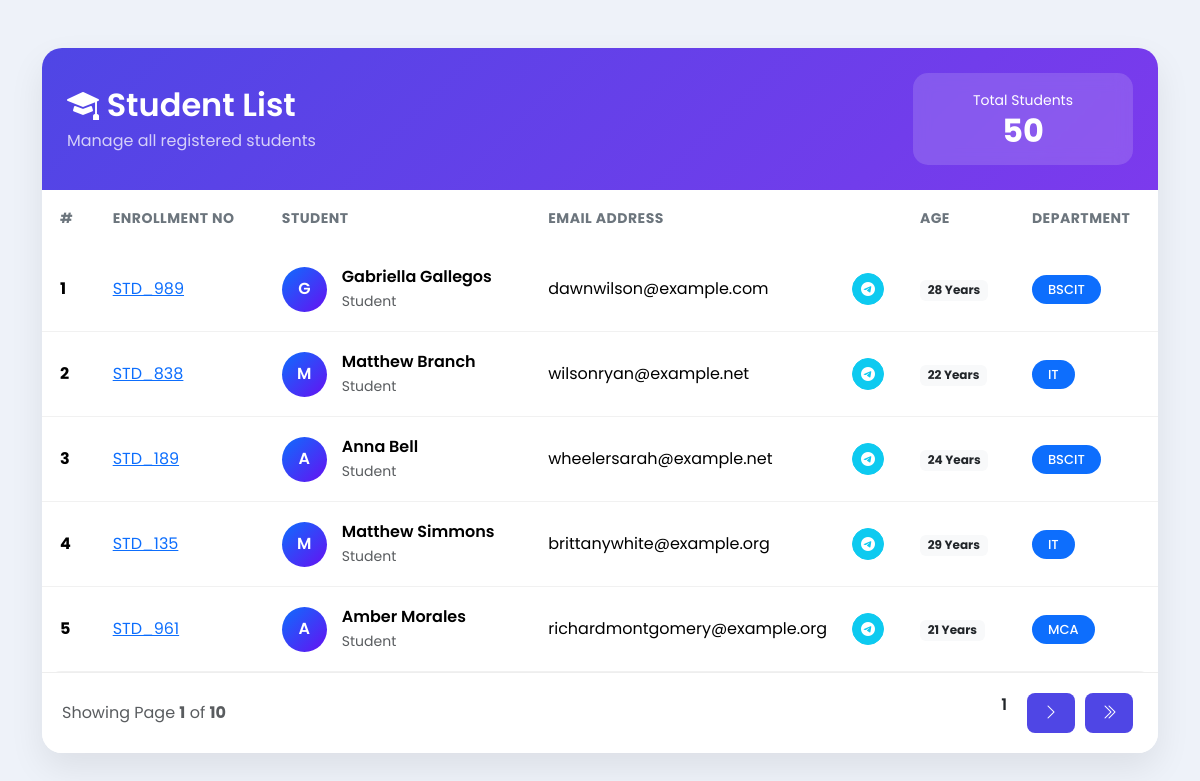
The page / on the database its author committed.
### myapp/models.py (models this page shows)
class Student(models.Model):
    en_no = models.ForeignKey(Enrollment,on_delete=models.CASCADE)
    dept = models.ForeignKey(Dept,on_delete=models.CASCADE)
    name = models.CharField(max_length=20)
    email = models.CharField(max_length=50)
    age = models.IntegerField()

class Enrollment(models.Model):
    en_no = models.CharField(max_length=20)

class Dept(models.Model):
    name = models.CharField(max_length=20)

### myapp/views.py (the view)
# urls.py: path("",index,name="index"),
def index(request):
    students = Student.objects.all()
    paginator = Paginator(students, 5)
    page_number = request.GET.get("page")
    page_obj = paginator.get_page(page_number)
    return render(request,"index.html",{'students':page_obj})

### myapp/templates/index.html (shortened to what this page needs)
<!DOCTYPE html>
<html lang="en">
<head>
    <link href="https://cdn.jsdelivr.net/npm/bootstrap@5.3.3/dist/css/bootstrap.min.css" rel="stylesheet">
    <link href="https://cdn.jsdelivr.net/npm/bootstrap-icons@1.11.3/font/bootstrap-icons.css" rel="stylesheet">
</head>
<body>
    <div class="container py-5">
        <div class="card student-card">
            <div class="student-header">
                <div class="d-flex justify-content-between align-items-center flex-wrap">
                    <div>
                        <h2 class="title">
                            <i class="bi bi-mortarboard-fill"></i>
                            Student List
                        </h2>
                        <p class="mb-0 opacity-75">
                            Manage all registered students
                        </p>
                    </div>
                    <div class="total-box text-center mt-3 mt-md-0">
                        <small>Total Students</small>
                        <h2>{{ students.paginator.count }}</h2>
                    </div>
                </div>
            </div>
            <div class="table-responsive">
                <table class="table align-middle">
                    <thead>
                        <tr>
                            <th>#</th>
                            <th>Enrollment No</th>
                            <th>Student</th>
                            <th>Email Address</th>
                            <th>Age</th>
                            <th>Department</th>
                        </tr>
                    </thead>
                    <tbody>
                        {% for student in students %}
                        <tr>
                            <td>
                                <strong>{{ forloop.counter }}</strong>
                            </td>
                            <td>
                                <a href="{%url 'report'%}?id={{student.id}}&action=display">
                                    {{ student.en_no.en_no }}
                                </a>
                            </td>
                            <td>
                                <div class="d-flex align-items-center">
                                    <div class="student-avatar">
                                        {{ student.name|slice:":1"|upper }}
                                    </div>
                                    <div>
                                        <div class="fw-semibold">
                                            {{ student.name }}
                                        </div>
                                        <small class="text-muted">
                                            Student
                                        </small>
                                    </div>
                                </div>
                            </td>
                            <td>
                                <div class="d-flex justify-content-between align-items-center">
                                    <span>{{ student.email }}</span>
                                    <a href="{% url 'report' %}?id={{ student.id }}&action=email"
                                        class="btn btn-sm btn-info rounded-circle d-flex align-items-center justify-content-center"
                                        style="width:32px; height:32px;" title="Send Report">
                                        <i class="bi bi-telegram text-white"></i>
                                    </a>
                                </div>
                            </td>
                            <td>
                                <span class="badge bg-light text-dark">
                                    {{ student.age }} Years
                                </span>
                            </td>
                            <td>
                                <span class="badge bg-primary badge-dept">
                                    {{ student.dept.name }}
                                </span>
                            </td>
                        </tr>
                        {% endfor %}
                    </tbody>
                </table>
            </div>
            <div class="pagination-wrapper">
                <div class="d-flex justify-content-between align-items-center flex-wrap">
                    <div class="text-muted">
                        Showing Page
                        <strong>{{ students.number }}</strong>
                        of
                        <strong>{{ students.paginator.num_pages }}</strong>
                    </div>
                    <div class="pagination">
                        <span class="current">
                            {{ students.number }}
                        </span>
                        {% if students.has_next %}
                        <a href="?page={{ students.next_page_number }}">
                            <i class="bi bi-chevron-right"></i>
                        </a>
                        <a href="?page={{ students.paginator.num_pages }}">
                            <i class="bi bi-chevron-double-right"></i>
                        </a>
                        {% endif %}
                    </div>
                </div>
            </div>
        </div>
    </div>
</body>
</html>

### myapp/templates/index.html (style rules this page uses)
* { font-family: 'Poppins', sans-serif; }
body { background: #eef2f9; }
.student-card { border: none; border-radius: 20px; overflow: hidden; box-shadow: 0 15px 35px rgba(0, 0, 0, .08); }
.student-header { background: linear-gradient(135deg, #4f46e5, #7c3aed); color: white; padding: 25px; }
.title { font-weight: 600; margin-bottom: 5px; }
.total-box { background: rgba(255, 255, 255, .15); backdrop-filter: blur(8px); border-radius: 15px; padding: 15px 25px; min-width: 220px; }
.total-box h2 { margin: 0; font-weight: 700; }
.table { margin: 0; }
.table thead { background: #f8f9ff; }
.table thead th { border: none; color: #6c757d; font-size: 14px; text-transform: uppercase; letter-spacing: .5px; padding: 18px; }
.table tbody td { padding: 18px; border-color: #f1f1f1; vertical-align: middle; }
.table tbody tr { transition: .3s; }
.student-avatar { width: 45px; height: 45px; border-radius: 50%; background: linear-gradient(135deg, #0d6efd, #6610f2); color: white; display: flex; justify-content: center; align-items: center; font-weight: 600; margin-right: 15px; }
.badge-dept { border-radius: 20px; padding: 8px 16px; font-weight: 500; font-size: 13px; }
.pagination-wrapper { padding: 20px; background: white; border-top: 1px solid #eee; }
.pagination a { text-decoration: none; margin: 0 5px; padding: 8px 16px; border-radius: 8px; background: #4f46e5; color: white; transition: .3s; }
.current { font-weight: 600; margin: 0 15px; }
.table-responsive { border-radius: 0 0 20px 20px; }

### rows shown on the page
Student: en_no.en_no "STD_989", name "G", name "Gabriella Gallegos", email "dawnwilson@example.com", age "28", dept.name "BSCIT"
Student: en_no.en_no "STD_838", name "M", name "Matthew Branch", email "wilsonryan@example.net", age "22", dept.name "IT"
Student: en_no.en_no "STD_189", name "A", name "Anna Bell", email "wheelersarah@example.net", age "24", dept.name "BSCIT"
Student: en_no.en_no "STD_135", name "M", name "Matthew Simmons", email "brittanywhite@example.org", age "29", dept.name "IT"
Student: en_no.en_no "STD_961", name "A", name "Amber Morales", email "richardmontgomery@example.org", age "21", dept.name "MCA"

### other values the page prints
{{ students.paginator.count }} "50"
{{ students.number }} "1"
{{ students.paginator.num_pages }} "10"
